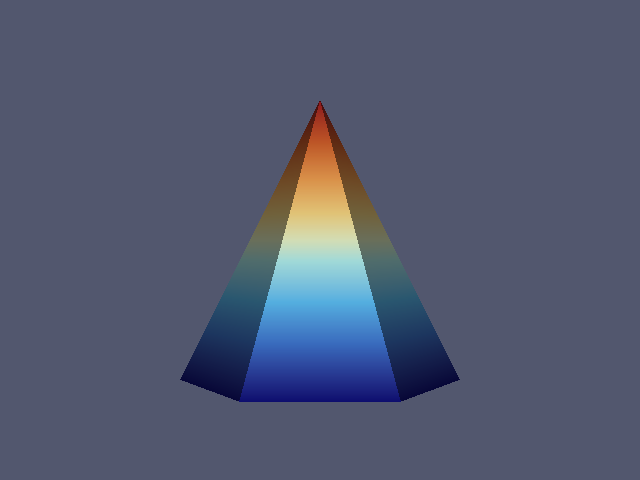

The script that drew this image:
#!/usr/bin/env python

# Apply a custom color transfer function to elevation-mapped geometry.

# Factory overrides: importing these modules registers the OpenGL rendering
# and interaction style implementations for vtkRenderingCore factory classes.
import vtkmodules.vtkInteractionStyle  # noqa: F401
import vtkmodules.vtkRenderingOpenGL2  # noqa: F401

# VTK pipeline classes used in this example
from vtkmodules.vtkFiltersCore import vtkElevationFilter
from vtkmodules.vtkFiltersSources import vtkConeSource
from vtkmodules.vtkRenderingCore import (
    vtkActor,
    vtkDiscretizableColorTransferFunction,
    vtkPolyDataMapper,
    vtkRenderWindow,
    vtkRenderWindowInteractor,
    vtkRenderer,
)

# Source: a cone oriented vertically
cone = vtkConeSource()
cone.SetResolution(6)
cone.SetDirection(0, 1, 0)
cone.SetHeight(1)
cone.Update()
bounds = cone.GetOutput().GetBounds()

# ElevationFilter: map vertical height to a scalar range [0, 1]
elevation = vtkElevationFilter()
elevation.SetLowPoint(0, bounds[2], 0)
elevation.SetHighPoint(0, bounds[3], 0)
elevation.SetInputConnection(cone.GetOutputPort())

# ColorTransferFunction: the "Fast" colormap by Francesca Samsel and
# Alan W. Scott, interpolated in Lab color space.
ctf = vtkDiscretizableColorTransferFunction()
ctf.SetColorSpaceToLab()
ctf.SetScaleToLinear()
ctf.SetNanColor(0.0, 1.0, 0.0)
ctf.AddRGBPoint(0.0, 0.0564, 0.0564, 0.47)
ctf.AddRGBPoint(0.1716, 0.243, 0.4604, 0.81)
ctf.AddRGBPoint(0.2985, 0.3568, 0.7450, 0.9544)
ctf.AddRGBPoint(0.4321, 0.6882, 0.93, 0.9179)
ctf.AddRGBPoint(0.5, 0.8995, 0.9446, 0.7687)
ctf.AddRGBPoint(0.5882, 0.9571, 0.8338, 0.5089)
ctf.AddRGBPoint(0.7061, 0.9275, 0.6214, 0.3154)
ctf.AddRGBPoint(0.8476, 0.8, 0.352, 0.16)
ctf.AddRGBPoint(1.0, 0.59, 0.0767, 0.1195)
ctf.SetNumberOfValues(9)
ctf.DiscretizeOff()

# Mapper: map elevation scalars through the color transfer function
mapper = vtkPolyDataMapper()
mapper.SetInputConnection(elevation.GetOutputPort())
mapper.SetLookupTable(ctf)
mapper.SetColorModeToMapScalars()
mapper.InterpolateScalarsBeforeMappingOn()

# Actor: assign the mapped geometry
actor = vtkActor()
actor.SetMapper(mapper)

# Renderer: assemble the scene
renderer = vtkRenderer()
renderer.AddActor(actor)
renderer.SetBackground(0.322, 0.341, 0.431)

# Window: display the rendered scene
render_window = vtkRenderWindow()
render_window.AddRenderer(renderer)
render_window.SetWindowName("color map to lut")
render_window.SetMultiSamples(0)
render_window.SetSize(640, 480)

# Interactor: handle mouse and keyboard events
render_window_interactor = vtkRenderWindowInteractor()
render_window_interactor.SetRenderWindow(render_window)

# Launch the interactive visualization
render_window_interactor.Initialize()
render_window_interactor.Start()
